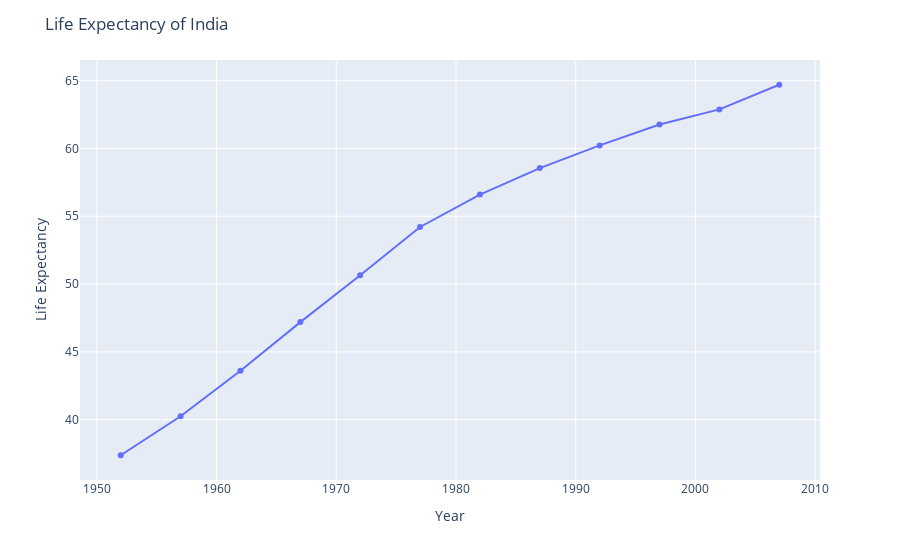

The notebook cell this image was saved under:
### Code cell
fig = px.line(data_frame = gapminder_india, x = "year", y = "lifeExp",  markers = True)
fig.update_layout(title = "Life Expectancy of India", xaxis_title = "Year", 
                 yaxis_title = "Life Expectancy")
fig.show()

### Figure 1 — Plotly figure (JSON) as saved in the notebook; plotly's stock layout.template omitted (floating-point values rounded to 4 significant figures)
{"data": [{"hovertemplate": "year=%{x}<br>lifeExp=%{y}<extra></extra>", "legendgroup": "", "line": {"color": "#636efa", "dash": "solid"}, "marker": {"symbol": "circle"}, "mode": "markers+lines", "name": "", "orientation": "v", "showlegend": false, "type": "scatter", "x": [1952, 1957, 1962, 1967, 1972, 1977, 1982, 1987, 1992, 1997, 2002, 2007], "xaxis": "x", "y": [37.37, 40.25, 43.6, 47.19, 50.65, 54.21, 56.6, 58.55, 60.22, 61.77, 62.88, 64.7], "yaxis": "y"}], "layout": {"legend": {"tracegroupgap": 0}, "margin": {"t": 60}, "title": {"text": "Life Expectancy of India"}, "xaxis": {"anchor": "y", "domain": [0, 1], "title": {"text": "Year"}}, "yaxis": {"anchor": "x", "domain": [0, 1], "title": {"text": "Life Expectancy"}}}}
